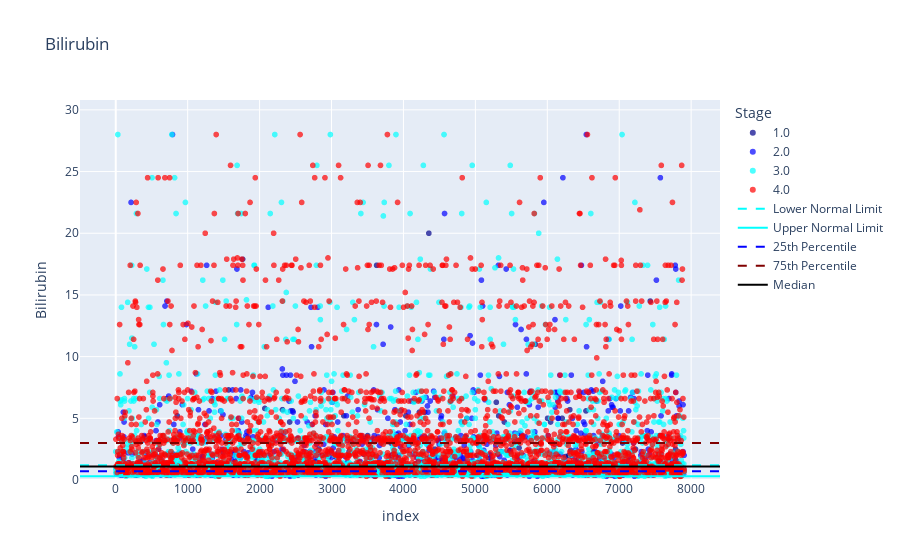

The notebook cell this image was saved under:
### Code cell
# Create a single scatter plot for demonstration
lower_normal_color = 'cyan'
upper_normal_color = 'cyan'
lower_normal_dash = 'dash'
quantile_25_color = 'blue'
quantile_75_color = 'maroon'
quantile_75_dash = 'dash'
quantile_25_dash = 'dash'
line_width = 2

test = 'Bilirubin'
lower_limit = normal_ranges[test][0]
upper_limit = normal_ranges[test][1]
lower_quantile = df_train[test].quantile(0.25)
upper_quantile = df_train[test].quantile(0.75)
median = df_train[test].median()

#needed to sort these so they showed up in the legned in the correct order
df_train_sorted = df_train.sort_values(by='Stage', ascending=True)
df_train_sorted['Stage'] = df_train_sorted['Stage'].astype(str)

custom_colors = ['darkblue', 'blue', 'aqua', 'red']



fig = px.scatter(df_train_sorted, x=df_train_sorted.index, y=test, title=test, opacity=0.7,color='Stage',color_discrete_sequence=custom_colors)

# Add horizontal lines for normal range and quantiles using variables
fig.add_hline(y=lower_limit, line_dash='solid', line_color=lower_normal_color, line_width=line_width)
fig.add_hline(y=upper_limit, line_dash=lower_normal_dash, line_color=upper_normal_color, line_width=line_width)
fig.add_hline(y=lower_quantile, line_dash=quantile_25_dash, line_color=quantile_25_color, line_width=line_width)
fig.add_hline(y=upper_quantile, line_dash=quantile_75_dash, line_color=quantile_75_color, line_width=line_width)
fig.add_hline(y=median, line_dash='solid', line_color='black', line_width=line_width)

# Add invisible traces for the line legend using variables
fig.add_trace(go.Scatter(
    x=[None], y=[None], mode='lines', 
    line=dict(color=lower_normal_color, dash='dash', width=line_width), 
    name='Lower Normal Limit'
))
fig.add_trace(go.Scatter(
    x=[None], y=[None], mode='lines', 
    line=dict(color=upper_normal_color, dash='solid', width=line_width), 
    name='Upper Normal Limit'
))
fig.add_trace(go.Scatter(
    x=[None], y=[None], mode='lines',
    line=dict(color=quantile_25_color, dash=quantile_25_dash, width=line_width), 
    name='25th Percentile'
))
fig.add_trace(go.Scatter(
    x=[None], y=[None], mode='lines', 
    line=dict(color=quantile_75_color, dash=quantile_75_dash, width=line_width), 
    name='75th Percentile'
))
fig.add_trace(go.Scatter(
    x=[None], y=[None], mode='lines', 
    line=dict(color='black', dash='solid', width=line_width), 
    name='Median'
))

y_max = df_train_sorted[test].max()
y_margin = y_max * 0.1
fig.update_yaxes(range=[0, y_max + y_margin])
 

# Show the figure
fig.show()

### Figure 1 — Plotly figure (JSON) as saved in the notebook; plotly's stock layout.template omitted (floating-point values rounded to 4 significant figures; data arrays with more than 128 entries replaced by an {"elided": "..."} marker saying what was removed)
{"data": [{"hovertemplate": "Stage=1.0<br>index=%{x}<br>Bilirubin=%{y}<extra></extra>", "legendgroup": "1.0", "marker": {"color": "darkblue", "opacity": 0.7, "symbol": "circle"}, "mode": "markers", "name": "1.0", "showlegend": true, "type": "scattergl", "x": {"elided": "397 int values"}, "xaxis": "x", "y": {"elided": "397 float values"}, "yaxis": "y"}, {"hovertemplate": "Stage=2.0<br>index=%{x}<br>Bilirubin=%{y}<extra></extra>", "legendgroup": "2.0", "marker": {"color": "blue", "opacity": 0.7, "symbol": "circle"}, "mode": "markers", "name": "2.0", "showlegend": true, "type": "scattergl", "x": {"elided": "1652 int values"}, "xaxis": "x", "y": {"elided": "1652 float values"}, "yaxis": "y"}, {"hovertemplate": "Stage=3.0<br>index=%{x}<br>Bilirubin=%{y}<extra></extra>", "legendgroup": "3.0", "marker": {"color": "aqua", "opacity": 0.7, "symbol": "circle"}, "mode": "markers", "name": "3.0", "showlegend": true, "type": "scattergl", "x": {"elided": "3153 int values"}, "xaxis": "x", "y": {"elided": "3153 float values"}, "yaxis": "y"}, {"hovertemplate": "Stage=4.0<br>index=%{x}<br>Bilirubin=%{y}<extra></extra>", "legendgroup": "4.0", "marker": {"color": "red", "opacity": 0.7, "symbol": "circle"}, "mode": "markers", "name": "4.0", "showlegend": true, "type": "scattergl", "x": {"elided": "2703 int values"}, "xaxis": "x", "y": {"elided": "2703 float values"}, "yaxis": "y"}, {"line": {"color": "cyan", "dash": "dash", "width": 2}, "mode": "lines", "name": "Lower Normal Limit", "type": "scatter", "x": [null], "y": [null]}, {"line": {"color": "cyan", "dash": "solid", "width": 2}, "mode": "lines", "name": "Upper Normal Limit", "type": "scatter", "x": [null], "y": [null]}, {"line": {"color": "blue", "dash": "dash", "width": 2}, "mode": "lines", "name": "25th Percentile", "type": "scatter", "x": [null], "y": [null]}, {"line": {"color": "maroon", "dash": "dash", "width": 2}, "mode": "lines", "name": "75th Percentile", "type": "scatter", "x": [null], "y": [null]}, {"line": {"color": "black", "dash": "solid", "width": 2}, "mode": "lines", "name": "Median", "type": "scatter", "x": [null], "y": [null]}], "layout": {"legend": {"title": {"text": "Stage"}, "tracegroupgap": 0}, "shapes": [{"line": {"color": "cyan", "dash": "solid", "width": 2}, "type": "line", "x0": 0, "x1": 1, "xref": "x domain", "y0": 0.3, "y1": 0.3, "yref": "y"}, {"line": {"color": "cyan", "dash": "dash", "width": 2}, "type": "line", "x0": 0, "x1": 1, "xref": "x domain", "y0": 1.2, "y1": 1.2, "yref": "y"}, {"line": {"color": "blue", "dash": "dash", "width": 2}, "type": "line", "x0": 0, "x1": 1, "xref": "x domain", "y0": 0.7, "y1": 0.7, "yref": "y"}, {"line": {"color": "maroon", "dash": "dash", "width": 2}, "type": "line", "x0": 0, "x1": 1, "xref": "x domain", "y0": 3, "y1": 3, "yref": "y"}, {"line": {"color": "black", "dash": "solid", "width": 2}, "type": "line", "x0": 0, "x1": 1, "xref": "x domain", "y0": 1.1, "y1": 1.1, "yref": "y"}], "title": {"text": "Bilirubin"}, "xaxis": {"anchor": "y", "domain": [0, 1], "title": {"text": "index"}}, "yaxis": {"anchor": "x", "domain": [0, 1], "range": [0, 30.8], "title": {"text": "Bilirubin"}}}}
